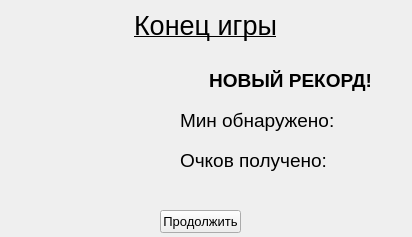
<?xml version="1.0" encoding="UTF-8"?>
<ui version="4.0">
 <class>Victory</class>
 <widget class="QWidget" name="Victory">
  <property name="windowModality">
   <enum>Qt::NonModal</enum>
  </property>
  <property name="geometry">
   <rect>
    <x>0</x>
    <y>0</y>
    <width>412</width>
    <height>237</height>
   </rect>
  </property>
  <property name="windowTitle">
   <string>Form</string>
  </property>
  <property name="autoFillBackground">
   <bool>false</bool>
  </property>
  <widget class="QLabel" name="face">
   <property name="geometry">
    <rect>
     <x>10</x>
     <y>50</y>
     <width>150</width>
     <height>150</height>
    </rect>
   </property>
   <property name="text">
    <string/>
   </property>
  </widget>
  <widget class="QLabel" name="mines_label">
   <property name="geometry">
    <rect>
     <x>180</x>
     <y>110</y>
     <width>161</width>
     <height>21</height>
    </rect>
   </property>
   <property name="font">
    <font>
     <pointsize>14</pointsize>
    </font>
   </property>
   <property name="text">
    <string>Мин обнаружено:</string>
   </property>
  </widget>
  <widget class="QPushButton" name="continueButton">
   <property name="geometry">
    <rect>
     <x>160</x>
     <y>210</y>
     <width>81</width>
     <height>23</height>
    </rect>
   </property>
   <property name="font">
    <font>
     <pointsize>10</pointsize>
    </font>
   </property>
   <property name="text">
    <string>Продолжить</string>
   </property>
  </widget>
  <widget class="QLabel" name="score_label">
   <property name="geometry">
    <rect>
     <x>180</x>
     <y>150</y>
     <width>161</width>
     <height>21</height>
    </rect>
   </property>
   <property name="font">
    <font>
     <pointsize>14</pointsize>
    </font>
   </property>
   <property name="text">
    <string>Очков получено:</string>
   </property>
  </widget>
  <widget class="QLabel" name="new_record_label">
   <property name="geometry">
    <rect>
     <x>200</x>
     <y>70</y>
     <width>181</width>
     <height>21</height>
    </rect>
   </property>
   <property name="font">
    <font>
     <pointsize>14</pointsize>
     <weight>75</weight>
     <bold>true</bold>
    </font>
   </property>
   <property name="text">
    <string>НОВЫЙ РЕКОРД!</string>
   </property>
   <property name="alignment">
    <set>Qt::AlignCenter</set>
   </property>
  </widget>
  <widget class="QLabel" name="mines">
   <property name="geometry">
    <rect>
     <x>350</x>
     <y>110</y>
     <width>51</width>
     <height>21</height>
    </rect>
   </property>
   <property name="font">
    <font>
     <pointsize>14</pointsize>
    </font>
   </property>
   <property name="text">
    <string/>
   </property>
  </widget>
  <widget class="QLabel" name="score">
   <property name="geometry">
    <rect>
     <x>350</x>
     <y>150</y>
     <width>51</width>
     <height>21</height>
    </rect>
   </property>
   <property name="font">
    <font>
     <pointsize>14</pointsize>
    </font>
   </property>
   <property name="text">
    <string/>
   </property>
  </widget>
  <widget class="QLabel" name="victory_or_lose">
   <property name="geometry">
    <rect>
     <x>100</x>
     <y>10</y>
     <width>211</width>
     <height>31</height>
    </rect>
   </property>
   <property name="font">
    <font>
     <pointsize>20</pointsize>
     <weight>50</weight>
     <italic>false</italic>
     <bold>false</bold>
     <underline>true</underline>
     <kerning>true</kerning>
    </font>
   </property>
   <property name="text">
    <string>Конец игры</string>
   </property>
   <property name="alignment">
    <set>Qt::AlignCenter</set>
   </property>
  </widget>
 </widget>
 <resources/>
 <connections/>
</ui>
